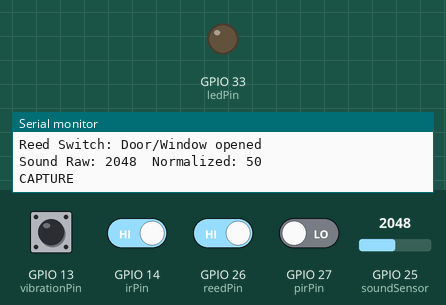
A sketch run on a simulated ESP32. Parts: output pins drawn as LEDs (lit = HIGH), the last lines printed to the serial monitor. The test bench sets the inputs (shaded band); at power-on: GPIO 13 (vibrationPin), GPIO 14 (irPin), GPIO 26 (reedPin) HIGH, GPIO 27 (pirPin) LOW, GPIO 25 (soundSensor) = 2048 (analog values on the 0–4095 scale).

Above: at 3.8 s.
3.9 s: GPIO 27 (pirPin) driven HIGH
At 7.1 s:
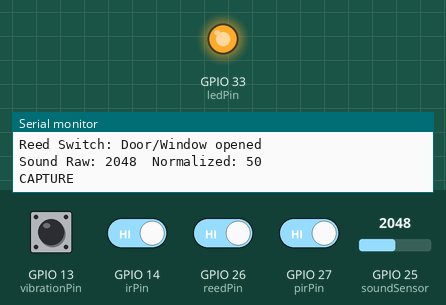
25.5 s: GPIO 27 (pirPin) driven LOW
At 27.4 s:
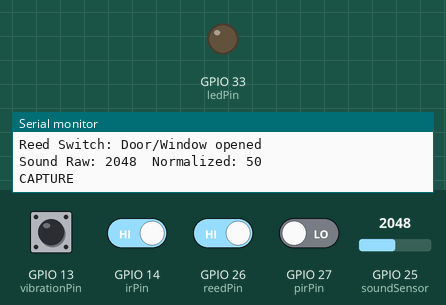
Timing chart, 0 to 28.9 s (numbered marks = the images above; inputs shaded):
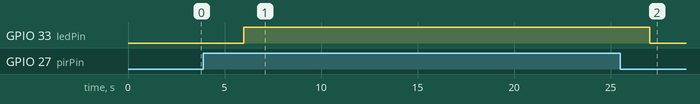

Measured:
- after the input at 3.9 s, GPIO 33 (ledPin): LOW → HIGH after 2.1 s
- after the input at 25.5 s, GPIO 33 (ledPin): HIGH → LOW after 1.5 s

The sketch:

combined.ino.ino
```cpp
// === Sensor Pin Definitions ===
const int pirPin        = 27;  // PIR motion sensor
const int vibrationPin  = 13;  // Vibration sensor
const int irPin         = 14;  // IR sensor
const int reedPin       = 26;  // Reed switch
const int soundSensor   = 25;  // Analog sound sensor (AO pin)

// === LED for PIR Indicator ===
const int ledPin        = 33;  // PIR LED output

// === Debounce Settings ===
unsigned long lastTrigger = 0;
const unsigned long debounceDelay = 2000; // ms

// === Sound Variables ===
int rawValue = 0;
int normalizedValue = 0;

void setup() {
  Serial.begin(115200);

  pinMode(pirPin, INPUT);
  pinMode(vibrationPin, INPUT);
  pinMode(irPin, INPUT);
  pinMode(reedPin, INPUT_PULLUP);  // Reed switch needs pull-up
  pinMode(ledPin, OUTPUT);

  digitalWrite(ledPin, LOW);  // Ensure LED is off initially

  analogReadResolution(12);   // 12-bit ADC: values 0–4095

  Serial.println("All sensors initialized...");
}

void loop() {
  bool triggered = false;

  // === PIR Motion Detection ===
  if (digitalRead(pirPin) == HIGH) {
    digitalWrite(ledPin, HIGH);
    Serial.println("PIR: Motion detected");
    triggered = true;
  } else {
    digitalWrite(ledPin, LOW);
  }

  // === Vibration Detection ===
  if (digitalRead(vibrationPin) == LOW) {
    Serial.println("Vibration: Detected");
    triggered = true;
  }

  // === IR Obstacle Sensor ===
  if (digitalRead(irPin) == LOW) {
    Serial.println("IR Sensor: Object detected");
    triggered = true;
  }

  // === Reed Switch (Magnet Removed) ===
  if (digitalRead(reedPin) == HIGH) {
    Serial.println("Reed Switch: Door/Window opened");
    triggered = true;
  }

  // === Analog Sound Detection ===
  rawValue = analogRead(soundSensor);
  normalizedValue = map(rawValue, 0, 4095, 0, 100);
  Serial.print("Sound Raw: ");
  Serial.print(rawValue);
  Serial.print("\tNormalized: ");
  Serial.println(normalizedValue);

  if (normalizedValue > 50) { // Tune threshold as needed
    Serial.println("Sound: Detected");
    triggered = true;
  }

  // === Send CAPTURE Signal to ESP32-CAM ===
  if (triggered && (millis() - lastTrigger > debounceDelay)) {
    Serial.println("CAPTURE");
    lastTrigger = millis();
  }

  delay(3000);
}
```
